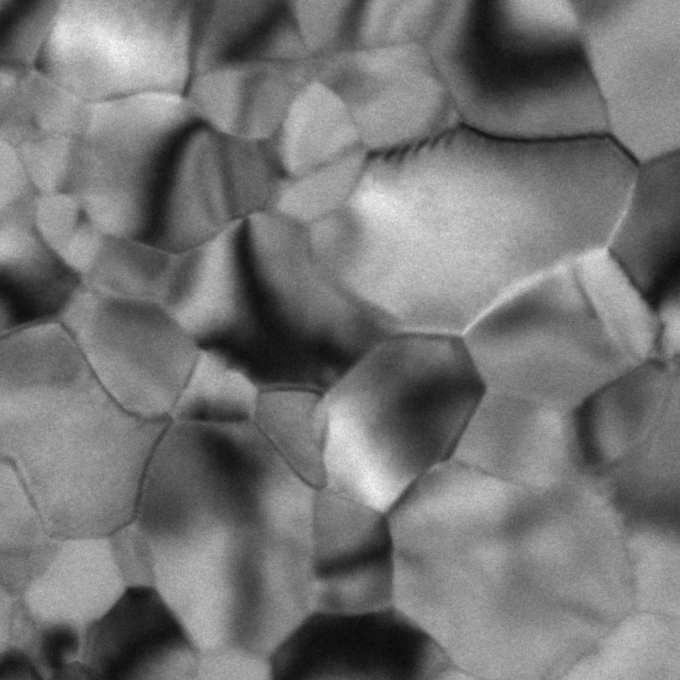
#> input picture 0.png, 1360 x 1360 px, given in place of 0_processed.png, which was not available (shown at 1/2 size)
$ python -i iou.py   (imports and definitions only)
#> lines starting #> are read from the running program, lines starting #| are printed output that depends on the picture; after the words box and inside, x2 and y2 are one past the last pixel; in counts of white or black regions, pixels touching at a corner belong together; pictures that were not available may be replaced by others from this repository, and a replacement may not be noted
# This is a little set of functions to calculate the mean IOU per-grain (just
# called IOU in the unet paper).
#
# Usage: To use the algorithm outlined in the paper, use find_iou()
#
# Source: http://celltrackingchallenge.net/evaluation-methodology/ (under SEG)
# Author: jamie.k.eckstein@gmail.com

from skimage import io, transform, measure, morphology
import os
import numpy as np
import time

def show_imgs(img1, img2, overlap=False, wait=True):
    if overlap:
        img = np.zeros((img1.shape + (3,)))
        img[:,:,0] = img1
        img[:,:,1] = img2
        io.imshow(img)
        io.show()
    else:
        io.imshow(img1)
        io.show()
        io.imshow(img2)
        io.show()
    if wait:
        input()

def find_jaccard(pred, test):
    intersect = np.logical_and(pred, test)
    union = np.logical_or(pred, test)
    jaccard = np.sum(intersect) / np.sum(union)
    return jaccard


def find_iou(test_dir = 'data/test/', traced_dir = 'data/test/key/'):
#> called with test_dir = 'data/test/', traced_dir = 'data/test/key/'
    traced_names = np.sort(os.listdir(traced_dir))
    traced = np.char.strip(traced_names, '.png')

    results = np.array([], dtype=np.float64)

    for key in traced:
        ml_img = io.imread(test_dir + key + '_processed.png') / 255
#> ml_img: shape (1360, 1360, 3) float64; min 0.0275, max 1, mean 0.46
        ml_img = 1 - ml_img
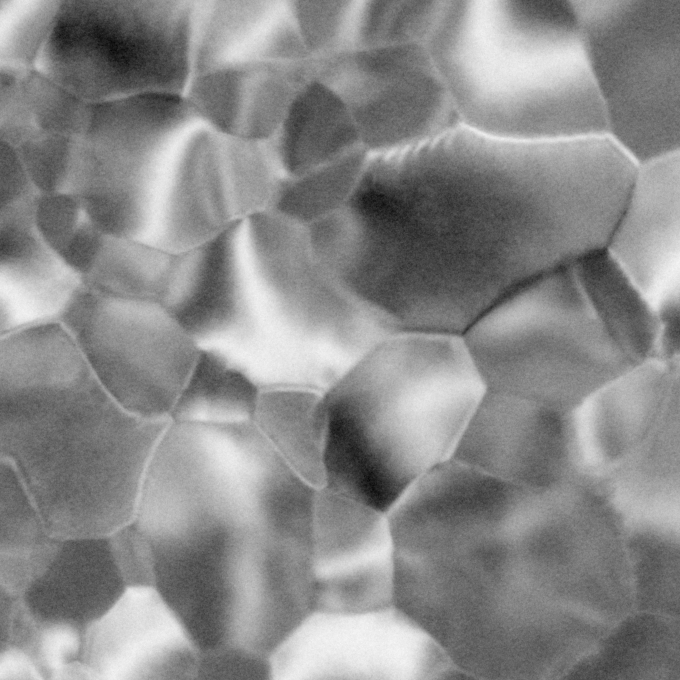
#> ml_img: shape (1360, 1360, 3) float64 (shown at 1/2 size); min 0, max 0.973, mean 0.54
    #    ml_img = io.imread(test_dir + key + '_predict.png') / 255
        key_img = transform.resize(io.imread(traced_dir + key + '.png'), ml_img.shape)
#> key_img: shape (1360, 1360, 3) float64; min 0.0275, max 1, mean 0.46
        key_img = key_img > 0.9
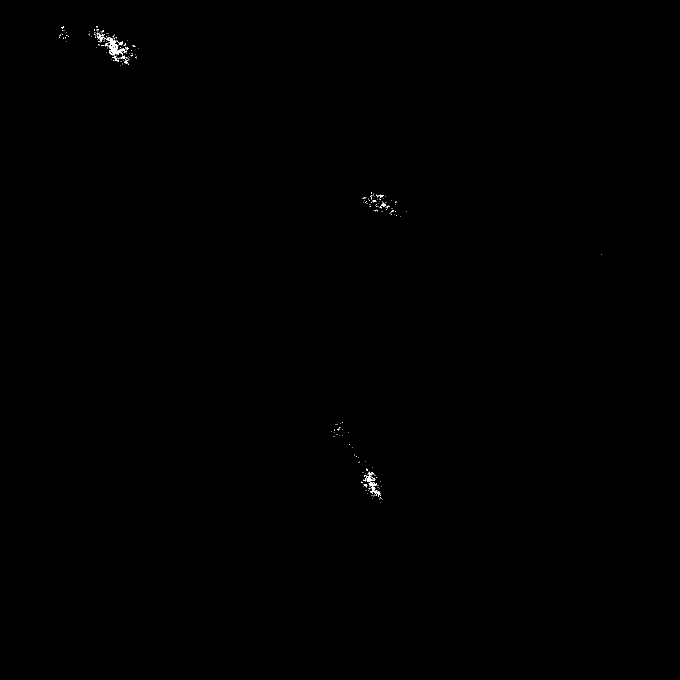
#> key_img: shape (1360, 1360, 3) bool (shown at 1/2 size); 0.1% white in thin lines or dots, all inside (x1, y1, x2, y2) = (118, 52, 1203, 1005)

        ml_blob = measure.label(ml_img, background=0, connectivity=1, return_num=True)
        key_blob = measure.label(key_img, background=0, return_num=True)
        jaccard = np.zeros(key_blob[1])
#> jaccard = 241 values from 0 to 0
    #    show_imgs(ml_blob[0], key_blob[0], wait=False)
        for i in range(1, key_blob[1]):
            ref_obj = (key_blob[0] == i)

            pred_ref_mask = np.zeros(key_blob[0].shape)
            pred_ref_mask[(ref_obj == 1)] = (ml_blob[0])[(ref_obj == 1)]
    #        show_imgs(ref_obj, pred_ref_mask, wait=False)
            pred_labels = np.unique(pred_ref_mask)
            pred_labels = pred_labels[pred_labels != 0]
            for j in pred_labels:
                pred_obj = (ml_blob[0] == j)
                n_intersection = np.sum(np.logical_and(pred_obj, ref_obj))
                if n_intersection > 0.5 * np.sum(ref_obj):
                    jaccard[i] = find_jaccard(pred_obj, ref_obj)
#> this loop made 240 passes
#> pass 1, in find_iou, `ref_obj = (key_blob[0] == i)`:
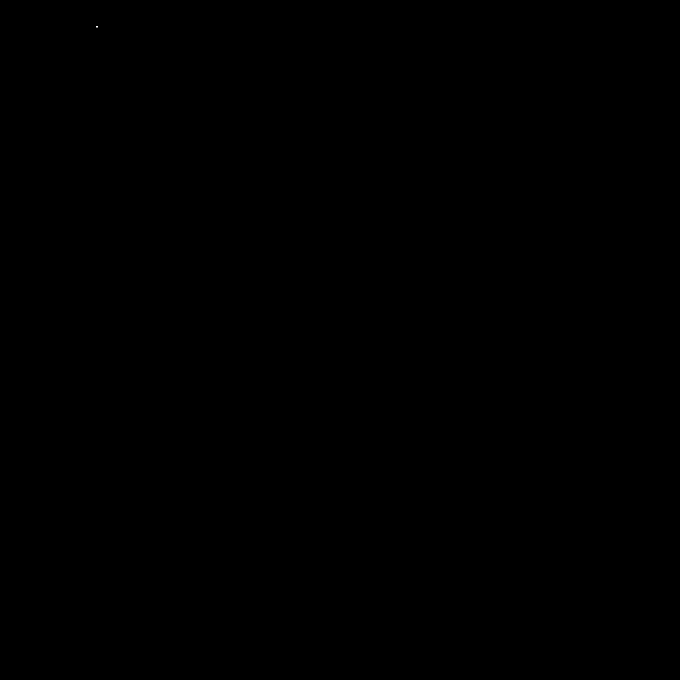
#> ref_obj: shape (1360, 1360, 3) bool (shown at 1/2 size); 0% white in thin lines or dots, all inside (x1, y1, x2, y2) = (192, 52, 196, 55)
#> after the loop: pred_ref_mask: shape (1360, 1360, 3) float64; every value is 0
    #                print(jaccard[i])
    #                show_imgs(pred_obj, ref_obj, overlap=True, wait=False)
        print(f'img {key} \t Mean IOU: {np.mean(jaccard)}')
#| img 0 	 Mean IOU: 0.0
        results = np.append(results, np.mean(jaccard))
#> results = [0]

    print(f'\nMean Mean IOU = {np.mean(results)}\nMedian Mean IOU = {np.median(results)}\n\n')
#| Mean Mean IOU = 0.0
#| Median Mean IOU = 0.0
    print(f'Max Mean IOU = {np.max(results)}, Min Mean IOU = {np.min(results)}')
#| Max Mean IOU = 0.0, Min Mean IOU = 0.0

# These next two functions are basically useless, I just don't have the heart
# to delete them
def mean_iou(pred, test):
    return (find_jaccard(pred, test) + find_jaccard(1 - pred, 1 - test))/2

def mean_iou_by_intensity(pred, test, in_range=(0.1,1), n_steps=5, verbose=False):
    intensity = np.linspace(in_range[0], in_range[1], n_steps)
    meaniou = 0
    for thresh in intensity:
        pred_thresh = pred >= thresh
        meaniou += find_jaccard(pred_thresh, test)
        if verbose:
            show_imgs(pred_thresh, test, overlap=True, wait=False)
    return meaniou / n_steps

>>> result = find_iou()
